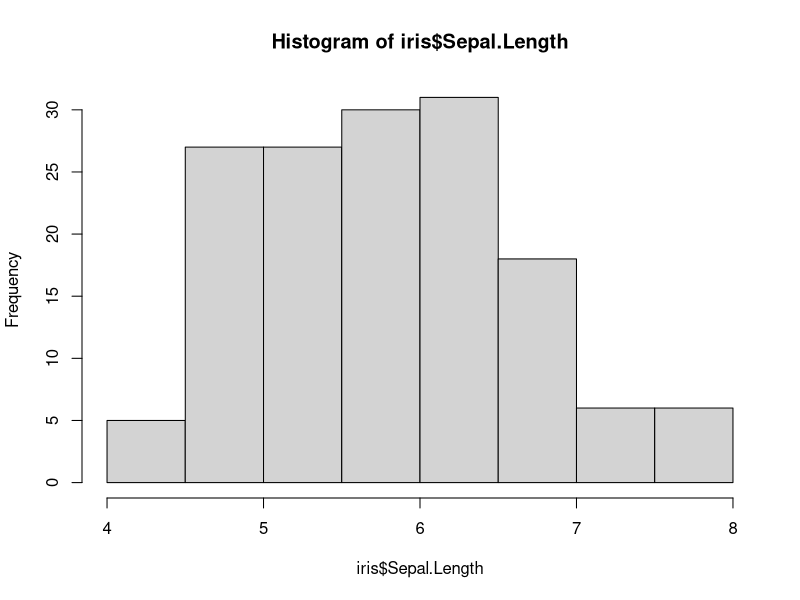
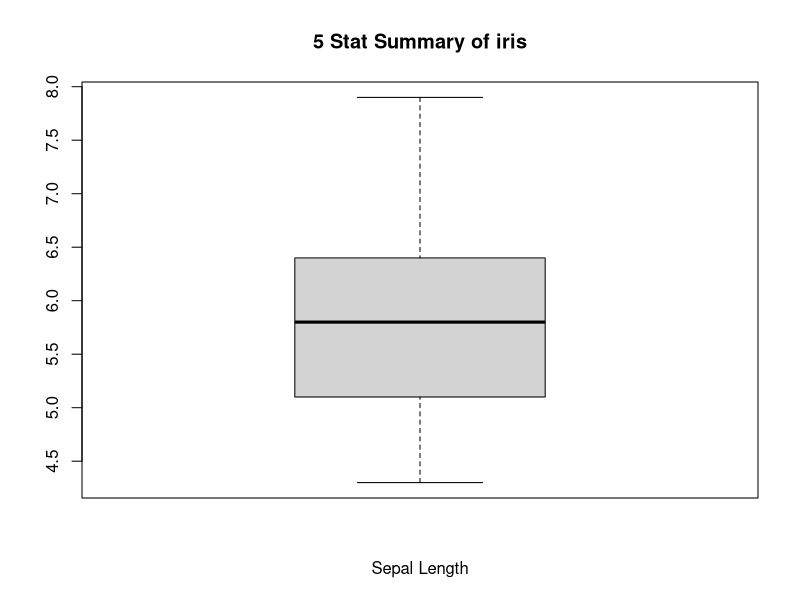
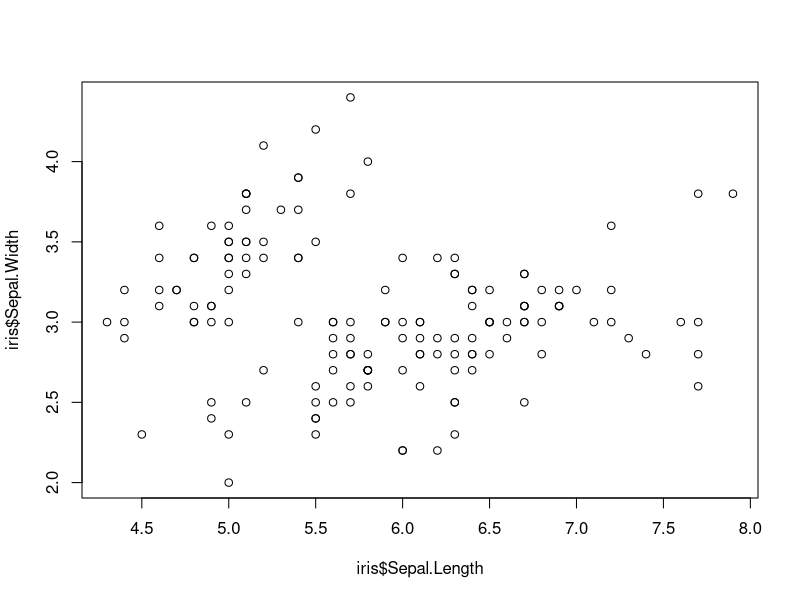
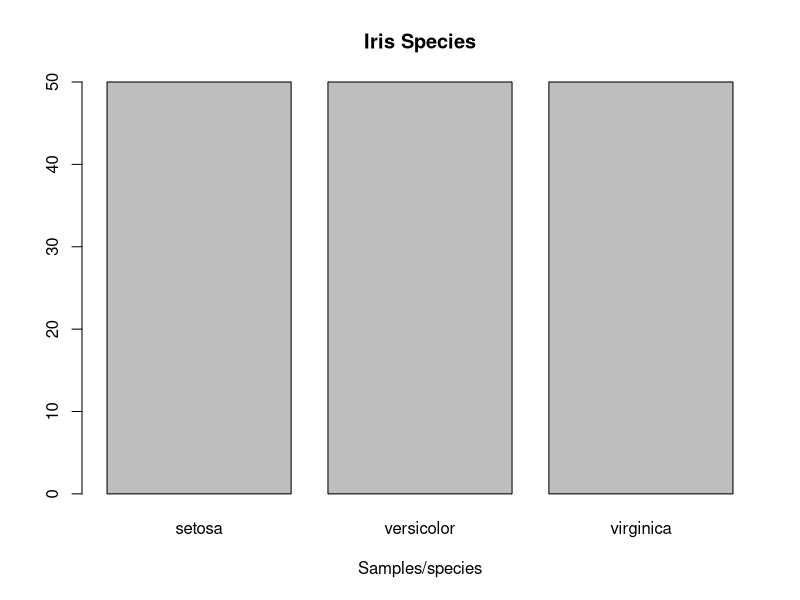
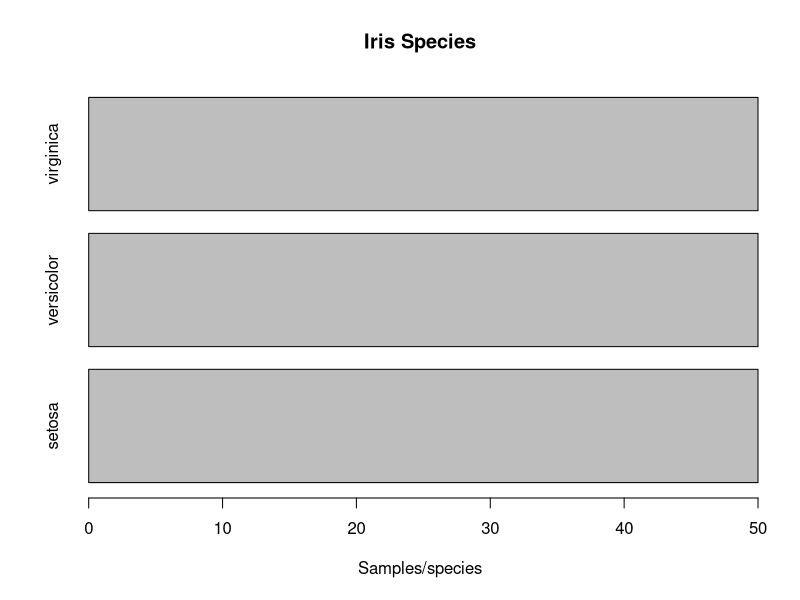

Write R code to recreate these figures, in order. (Note: this script raises an error after producing the figures.)
data(iris)
names(iris)
summary(iris)
hist(iris$Sepal.Length)
boxplot(iris$Sepal.Length,main="5 Stat Summary of iris",xlab="Sepal Length")
#relation bw 2 variables
plot(iris$Sepal.Length,iris$Sepal.Width)

#PLOTTING CATEGORICAL VARIABLES

counts <- table(iris$Species)
counts
barplot(counts, main="Iris Species", xlab="Samples/species")

barplot(counts, main="Iris Species", xlab="Samples/species",horiz=TRUE)

# relation bw Sepal length and width of 3 different species
qplot(Sepal.Length, Petal.Length, data = iris, color = Species)

# We see that Iris setosa flowers have the narrowest petals.
qplot(Sepal.Length, Petal.Length, data = iris, color = Species, size = Petal.Width)

qplot(Sepal.Length, Petal.Length, data = iris, color = Species,
      xlab = "Sepal Length", ylab = "Petal Length",
      main = "Sepal vs. Petal Length in Iris data")
qplot(Sepal.Length, Petal.Length, data = iris, geom="line",color = Species,
      xlab = "Sepal Length", ylab = "Petal Length",
      main = "Sepal vs. Petal Length in Iris data")
ggplot(data=iris,aes(x=Sepal.Length,y=Sepal.Width))+geom_point(aes(color=Species))
ggplot(data=iris,aes(x=Sepal.Length,y=Sepal.Width))+geom_bin2d(aes(color=Species))
ggplot(data=iris,aes(x=Sepal.Length,fill=Species))+geom_histogram(aes(color=Species))

ggplot(data=iris,aes(Sepal.Length,Sepal.Width))+geom_point()+facet_grid(.~Species)+geom_smooth(method="lm")
